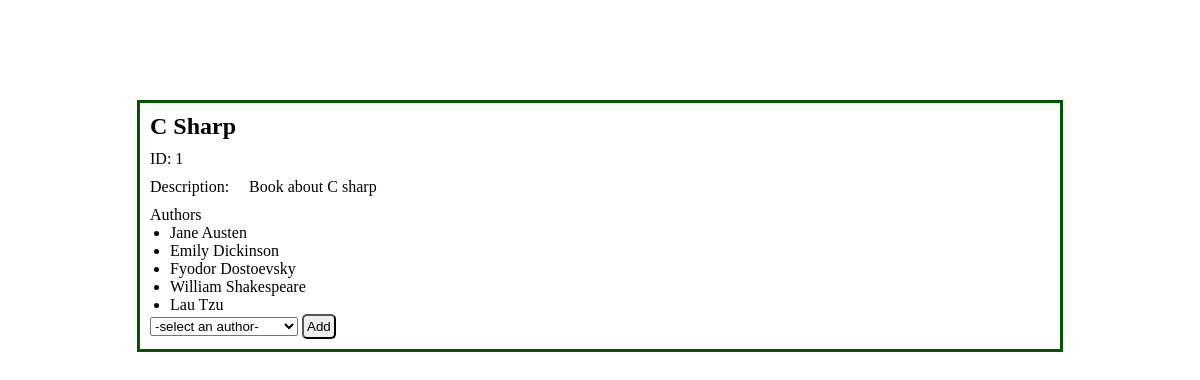
Screenshot of /books/1 with the database file from the repository.
### books_authors_app/models.py (models this page shows)
class Book(models.Model):
    title = models.CharField(max_length=255)
    desc = models.TextField()
    created_at = models.DateTimeField(auto_now_add=True)
    updated_at = models.DateTimeField(auto_now=True)

class Author(models.Model):
    first_name = models.CharField(max_length=45)
    last_name = models.CharField(max_length=45)
    notes = models.TextField()
    books = models.ManyToManyField(Book, related_name="authors")
    created_at = models.DateTimeField(auto_now_add=True)
    updated_at = models.DateTimeField(auto_now=True)

### books_authors_app/views.py (the view)
# urls.py: path('books/<int:book_id>', views.view_book),
def view_book(request, book_id):
    context = {
        "this_book": Book.objects.get(id = book_id),
        "all_the_authors": Author.objects.all()
    }
    return render(request, "view_book.html", context)

### books_authors_app/templates/view_book.html (shortened to what this page needs)
<!DOCTYPE html>
<html lang="en">
    <head>
        {% load static %}
        <link rel="stylesheet" href="{% static 'css/view_book.css' %}">
    </head>
    <body>
        <div id="wrapper">
            <h2>{{this_book.title}}</h2>
            <p id="id">ID: {{this_book.id}}</p>
            <div id="desc">
                <p>Description:</p>
                <p id="book_desc">{{this_book.desc}}</p>
            </div>
            <p>Authors</p>
            <ul>
                {% for author in this_book.authors.all %}
                <li>{{author.first_name}} {{author.last_name}}</li>
                {% endfor %}
            </ul>
            <form action="/add_author" method="POST">
                <select name="author_id">
                    <option value = "">-select an author-</option>
                </select>
                <button type="submit">Add</button>
            </form>
        </div>
    </body>
</html>

### books_authors_app/static/css/view_book.css (style rules this page uses)
* { margin: 0; padding: 0; }
#wrapper { width: 900px; margin: 100px auto; padding: 10px; border: 3px solid rgb(2, 85, 2); }
#id { margin: 10px 0px; }
#desc { display: flex; }
#book_desc, #author_notes { margin: 0px 0px 10px 20px; }
li { margin-left: 20px; }
button { padding: 3px; border-radius: 5px; }

### rows the page displays
Book: title "C Sharp", id "1", desc "Book about C sharp"
Author: first_name "Jane", last_name "Austen"
Author: first_name "Emily", last_name "Dickinson"
Author: first_name "Fyodor", last_name "Dostoevsky"
Author: first_name "William", last_name "Shakespeare"
Author: first_name "Lau", last_name "Tzu"
